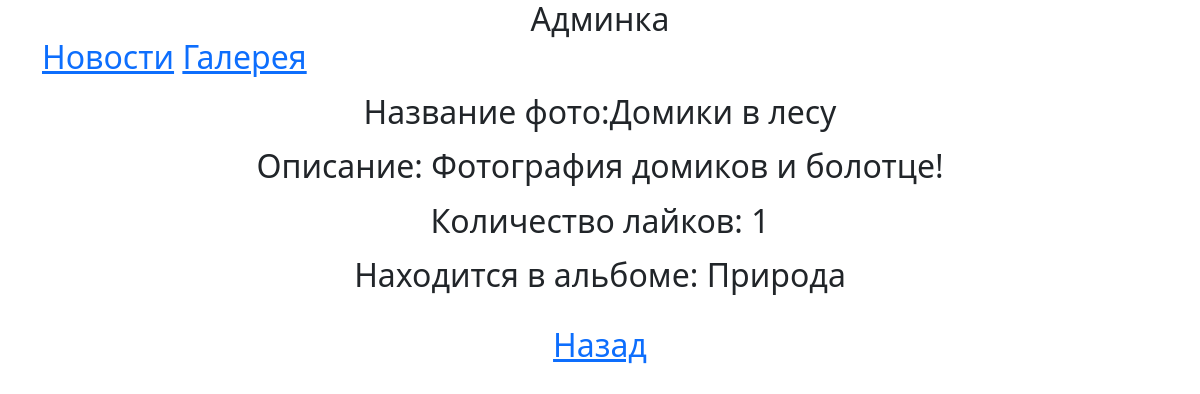
Screenshot of /myadmin/photo/4/read/ with the database file from the repository.
### mane/models.py (models this page shows, shortened)
class Photo(models.Model):
    title = models.CharField(max_length=150, verbose_name='Заголовок')
    album = models.ForeignKey(Album, on_delete=models.CASCADE, blank=True, null=True, verbose_name='Альбом')
    description = models.TextField(blank=True, null=True, verbose_name='Описание')
    photo = models.ImageField(upload_to='photos/', verbose_name='Фото')
    liked = models.IntegerField(default=0, verbose_name='Количество лайков')
    is_active = models.BooleanField(default=True)
    class Meta:
        verbose_name = 'фотографию'
        verbose_name_plural = 'фотографии'

class Album(models.Model):
    title = models.CharField(max_length=150, verbose_name='Заголовок')
    description = models.TextField(blank=True, null=True, verbose_name='Описание')
    date = models.DateTimeField(auto_now_add=True, verbose_name='Дата создания', blank=True, null=True)
    is_active = models.BooleanField(default=True)
    def __str__(self):
        return f'{self.title}'
    class Meta:
        verbose_name = 'альбом'
        verbose_name_plural = 'альбомы'

### adminapp/views/photo.py (the view)
# urls.py: path('photo/<pk>/read/', admin_views.PhotoReadView.as_view(), name='photo_read'),
class PhotoReadView(DetailView):
    model = Photo
    template_name = 'adminapp/photo_read.html'

### adminapp/templates/adminapp/photo_read.html
{% extends 'adminapp/base.html' %}
{% block content %}
    <div class="row">
    <div class="col-12">
        <div class="card>">
            <div class="card-body">
               <p>Название фото:{{ object.title }}</p>
               <p>Описание: {{ object.description }}</p>
               <p>Количество лайков: {{ object.liked }}</p>
                <P>Находится в альбоме: {{ object.album }}</P>
            </div>
        </div>
    </div>
    </div>
    <a href="{% url 'adminapp:album_photo_list' object.album.pk %}">Назад</a>
{% endblock  %}

### rows the page displays
Photo: title "Домики в лесу", description "Фотография домиков и болотце!", liked "1", album "Природа"
